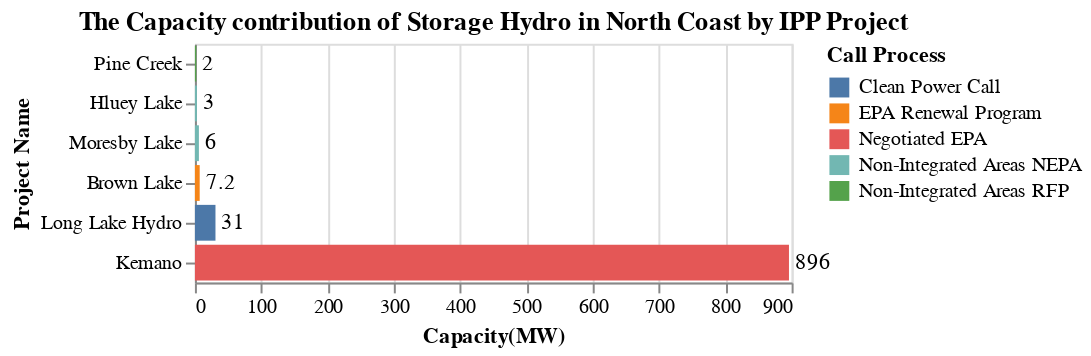

Notebook code for this chart:
### Code cell
title = alt.TitleParams('The Capacity contribution of Storage Hydro in North Coast by IPP Project')

capacity_IPP = alt.Chart(data_NC, title = title).mark_bar().encode(
                    alt.Y('Project_name', title='Project Name',sort='x'),
                    alt.X('sum(Capacity(MW))', title='Capacity(MW)'),
                    alt.Color('Call_process', title = 'Call Process')).properties( width=300)
cap_NC_Loc_chart = capacity_IPP + capacity_IPP.mark_text(
    color = 'black', align='left', dx = 3).encode(text='sum(Capacity(MW))',color=alt.value('black'))
cap_NC_Loc_chart

### Figure 1 — Vega-Lite specification as saved in the notebook (floating-point values rounded to 4 significant figures)
{"config": {"view": {"continuousWidth": 300, "continuousHeight": 300}}, "layer": [{"mark": {"type": "bar"}, "encoding": {"color": {"field": "Call_process", "title": "Call Process", "type": "nominal"}, "x": {"aggregate": "sum", "field": "Capacity(MW)", "title": "Capacity(MW)", "type": "quantitative"}, "y": {"field": "Project_name", "sort": "x", "title": "Project Name", "type": "nominal"}}, "title": {"text": "The Capacity contribution of Storage Hydro in North Coast by IPP Project"}}, {"mark": {"type": "text", "align": "left", "color": "black", "dx": 3}, "encoding": {"color": {"value": "black"}, "text": {"aggregate": "sum", "field": "Capacity(MW)", "type": "quantitative"}, "x": {"aggregate": "sum", "field": "Capacity(MW)", "title": "Capacity(MW)", "type": "quantitative"}, "y": {"field": "Project_name", "sort": "x", "title": "Project Name", "type": "nominal"}}, "title": {"text": "The Capacity contribution of Storage Hydro in North Coast by IPP Project"}}], "data": {"name": "data-57f70773628994c254f670496ed0de41"}, "width": 300, "$schema": "https://vega.github.io/schema/vega-lite/v5.20.1.json", "datasets": {"data-57f70773628994c254f670496ed0de41": [{"Sub_region": "North Coast", "Project_name": "Pine Creek", "IPP_seller": "XEITL Limited Partnership", "Location": "Atlin", "Type": "Storage Hydro", "Year": "2006", "Call_process": "Non-Integrated Areas RFP", "Capacity(MW)": 2.0, "Energy(GWh/yr)": 4.6, "Region": "North Coast"}, {"Sub_region": "North Coast", "Project_name": "Hluey Lake", "IPP_seller": "MPT Hydro LP", "Location": "Dease Lake", "Type": "Storage Hydro", "Year": "2020", "Call_process": "Non-Integrated Areas NEPA", "Capacity(MW)": 3.0, "Energy(GWh/yr)": 5.0, "Region": "North Coast"}, {"Sub_region": "North Coast", "Project_name": "Kemano", "IPP_seller": "Rio Tinto Alcan Inc.", "Location": "Kitimat", "Type": "Storage Hydro", "Year": "2007", "Call_process": "Negotiated EPA", "Capacity(MW)": 896.0, "Energy(GWh/yr)": 3307.0, "Region": "North Coast"}, {"Sub_region": "North Coast", "Project_name": "Brown Lake", "IPP_seller": "Brown Miller Power LP", "Location": "Prince Rupert", "Type": "Storage Hydro", "Year": "2022", "Call_process": "EPA Renewal Program", "Capacity(MW)": 7.2, "Energy(GWh/yr)": 57.0, "Region": "North Coast"}, {"Sub_region": "North Coast", "Project_name": "Moresby Lake", "IPP_seller": "Atlantic Power (Coastal Rivers) Corporation", "Location": "Sandspit", "Type": "Storage Hydro", "Year": "2024", "Call_process": "Non-Integrated Areas NEPA", "Capacity(MW)": 6.0, "Energy(GWh/yr)": 20.0, "Region": "North Coast"}, {"Sub_region": "North Coast", "Project_name": "Long Lake Hydro", "IPP_seller": "Long Lake Joint Venture", "Location": "Stewart", "Type": "Storage Hydro", "Year": "2010", "Call_process": "Clean Power Call", "Capacity(MW)": 31.0, "Energy(GWh/yr)": 152.6, "Region": "North Coast"}]}}
